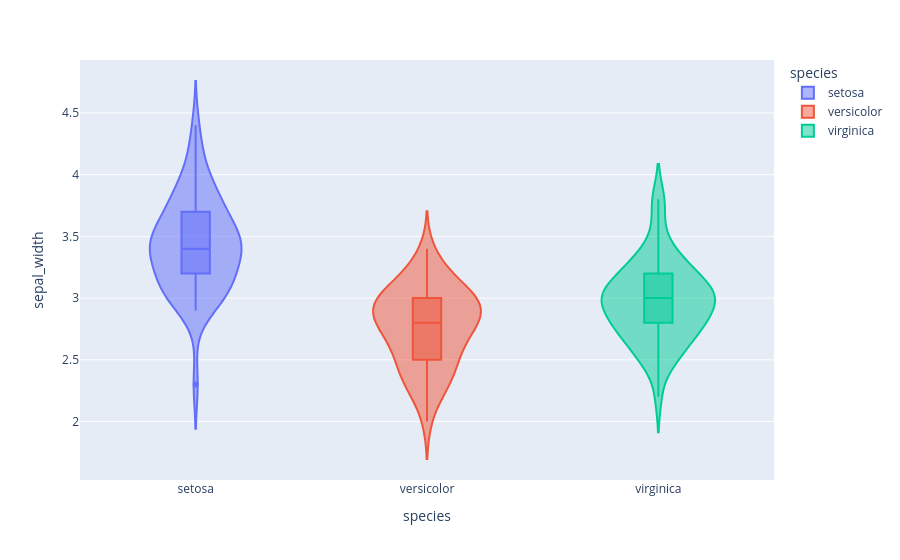

Here is the notebook cell this chart was saved with:
### Code cell
fig5=px.violin(df,x='species',y='sepal_width',color='species',box=True)
fig5.show()

### Figure 1 — Plotly figure (JSON) as saved in the notebook; plotly's stock layout.template omitted (floating-point values rounded to 4 significant figures)
{"data": [{"alignmentgroup": "True", "box": {"visible": true}, "hovertemplate": "species=%{x}<br>sepal_width=%{y}<extra></extra>", "legendgroup": "setosa", "marker": {"color": "#636efa"}, "name": "setosa", "offsetgroup": "setosa", "orientation": "v", "scalegroup": "True", "showlegend": true, "type": "violin", "x": ["setosa", "setosa", "setosa", "setosa", "setosa", "setosa", "setosa", "setosa", "setosa", "setosa", "setosa", "setosa", "setosa", "setosa", "setosa", "setosa", "setosa", "setosa", "setosa", "setosa", "setosa", "setosa", "setosa", "setosa", "setosa", "setosa", "setosa", "setosa", "setosa", "setosa", "setosa", "setosa", "setosa", "setosa", "setosa", "setosa", "setosa", "setosa", "setosa", "setosa", "setosa", "setosa", "setosa", "setosa", "setosa", "setosa", "setosa", "setosa", "setosa", "setosa"], "x0": " ", "xaxis": "x", "y": [3.5, 3.0, 3.2, 3.1, 3.6, 3.9, 3.4, 3.4, 2.9, 3.1, 3.7, 3.4, 3.0, 3.0, 4.0, 4.4, 3.9, 3.5, 3.8, 3.8, 3.4, 3.7, 3.6, 3.3, 3.4, 3.0, 3.4, 3.5, 3.4, 3.2, 3.1, 3.4, 4.1, 4.2, 3.1, 3.2, 3.5, 3.6, 3.0, 3.4, 3.5, 2.3, 3.2, 3.5, 3.8, 3.0, 3.8, 3.2, 3.7, 3.3], "y0": " ", "yaxis": "y"}, {"alignmentgroup": "True", "box": {"visible": true}, "hovertemplate": "species=%{x}<br>sepal_width=%{y}<extra></extra>", "legendgroup": "versicolor", "marker": {"color": "#EF553B"}, "name": "versicolor", "offsetgroup": "versicolor", "orientation": "v", "scalegroup": "True", "showlegend": true, "type": "violin", "x": ["versicolor", "versicolor", "versicolor", "versicolor", "versicolor", "versicolor", "versicolor", "versicolor", "versicolor", "versicolor", "versicolor", "versicolor", "versicolor", "versicolor", "versicolor", "versicolor", "versicolor", "versicolor", "versicolor", "versicolor", "versicolor", "versicolor", "versicolor", "versicolor", "versicolor", "versicolor", "versicolor", "versicolor", "versicolor", "versicolor", "versicolor", "versicolor", "versicolor", "versicolor", "versicolor", "versicolor", "versicolor", "versicolor", "versicolor", "versicolor", "versicolor", "versicolor", "versicolor", "versicolor", "versicolor", "versicolor", "versicolor", "versicolor", "versicolor", "versicolor"], "x0": " ", "xaxis": "x", "y": [3.2, 3.2, 3.1, 2.3, 2.8, 2.8, 3.3, 2.4, 2.9, 2.7, 2.0, 3.0, 2.2, 2.9, 2.9, 3.1, 3.0, 2.7, 2.2, 2.5, 3.2, 2.8, 2.5, 2.8, 2.9, 3.0, 2.8, 3.0, 2.9, 2.6, 2.4, 2.4, 2.7, 2.7, 3.0, 3.4, 3.1, 2.3, 3.0, 2.5, 2.6, 3.0, 2.6, 2.3, 2.7, 3.0, 2.9, 2.9, 2.5, 2.8], "y0": " ", "yaxis": "y"}, {"alignmentgroup": "True", "box": {"visible": true}, "hovertemplate": "species=%{x}<br>sepal_width=%{y}<extra></extra>", "legendgroup": "virginica", "marker": {"color": "#00cc96"}, "name": "virginica", "offsetgroup": "virginica", "orientation": "v", "scalegroup": "True", "showlegend": true, "type": "violin", "x": ["virginica", "virginica", "virginica", "virginica", "virginica", "virginica", "virginica", "virginica", "virginica", "virginica", "virginica", "virginica", "virginica", "virginica", "virginica", "virginica", "virginica", "virginica", "virginica", "virginica", "virginica", "virginica", "virginica", "virginica", "virginica", "virginica", "virginica", "virginica", "virginica", "virginica", "virginica", "virginica", "virginica", "virginica", "virginica", "virginica", "virginica", "virginica", "virginica", "virginica", "virginica", "virginica", "virginica", "virginica", "virginica", "virginica", "virginica", "virginica", "virginica", "virginica"], "x0": " ", "xaxis": "x", "y": [3.3, 2.7, 3.0, 2.9, 3.0, 3.0, 2.5, 2.9, 2.5, 3.6, 3.2, 2.7, 3.0, 2.5, 2.8, 3.2, 3.0, 3.8, 2.6, 2.2, 3.2, 2.8, 2.8, 2.7, 3.3, 3.2, 2.8, 3.0, 2.8, 3.0, 2.8, 3.8, 2.8, 2.8, 2.6, 3.0, 3.4, 3.1, 3.0, 3.1, 3.1, 3.1, 2.7, 3.2, 3.3, 3.0, 2.5, 3.0, 3.4, 3.0], "y0": " ", "yaxis": "y"}], "layout": {"legend": {"title": {"text": "species"}, "tracegroupgap": 0}, "margin": {"t": 60}, "violinmode": "overlay", "xaxis": {"anchor": "y", "categoryarray": ["setosa", "versicolor", "virginica"], "categoryorder": "array", "domain": [0, 1], "title": {"text": "species"}}, "yaxis": {"anchor": "x", "domain": [0, 1], "title": {"text": "sepal_width"}}}}
